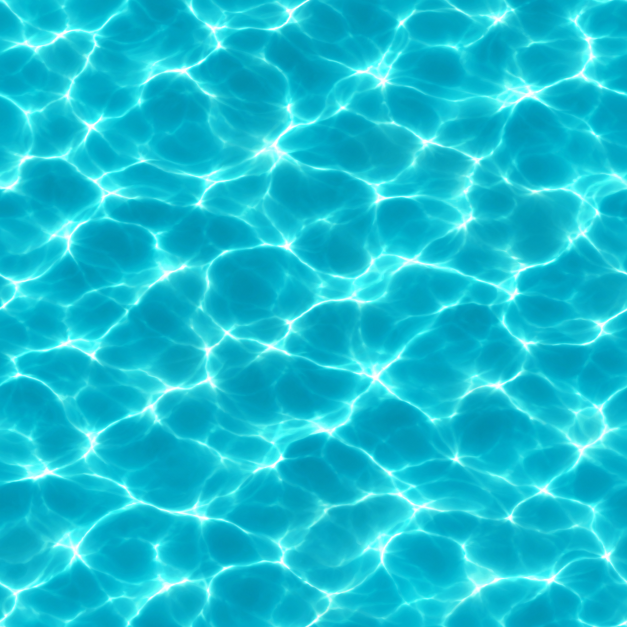
#> input picture art_sources/2_5d/raw/water/caustic_tile.png, 1254 x 1254 px (shown at 1/2 size)
$ python process_water_kit.py
#> lines starting #> are read from the running program, lines starting #| are printed output that depends on the picture
"""Process the painted water kit (ChatGPT, art_sources/2_5d/raw/water) into runtime assets.

Usage: python3 tools/process_water_kit.py
- lake_plate.png / shore_plate.png -> resources/art/2_5d/water/ (copied as is)
- caustic_tile.png -> seamless grayscale high-contrast tile (cross-blend, like make_detail_tile.py)
- ripples_sheet.png (2x2) and foam_sheet.png (3x2), drawn on pure black for additive blending ->
  RGBA sprites whose alpha is the brightness, cropped, in resources/art/2_5d/water/fx/
"""
import os
import shutil

import numpy as np
from PIL import Image

ROOT = os.path.dirname(os.path.dirname(os.path.abspath(__file__)))
RAW = os.path.join(ROOT, "art_sources", "2_5d", "raw", "water")
OUT = os.path.join(ROOT, "resources", "art", "2_5d", "water")
FX = os.path.join(OUT, "fx")
UW = os.path.join(OUT, "uw")
GR = os.path.join(OUT, "gr")
LG = os.path.join(OUT, "legend")
os.makedirs(LG, exist_ok=True)
os.makedirs(GR, exist_ok=True)
os.makedirs(FX, exist_ok=True)
os.makedirs(UW, exist_ok=True)

for n in ("lake_plate", "shore_plate", "gr_floor_plate", "gr_transition_plate"):
    shutil.copy(os.path.join(RAW, n + ".png"), os.path.join(OUT, n + ".png"))


def seamless(a):
    """Cross-blend a wrapped copy so the edges meet (a is HxW float)."""
    h, w = a.shape
#> h = 512; w = 512
    sx = np.roll(a, w // 2, axis=1)
    sy = np.roll(a, h // 2, axis=0)
    sxy = np.roll(sx, h // 2, axis=0)
    wx = np.minimum(np.arange(w), w - 1 - np.arange(w)) / (w / 2.0)
    wy = np.minimum(np.arange(h), h - 1 - np.arange(h)) / (h / 2.0)
    mx = np.clip(wx * 1.0, 0, 1)[None, :]
    my = np.clip(wy * 1.0, 0, 1)[:, None]
    top = a * mx + sx * (1 - mx)
    bot = sy * mx + sxy * (1 - mx)
    return top * my + bot * (1 - my)


c = Image.open(os.path.join(RAW, "caustic_tile.png")).convert("L").resize((512, 512), Image.LANCZOS)
a = np.asarray(c).astype(np.float32) / 255.0
a = seamless(a)
lo, hi = np.percentile(a, 20), np.percentile(a, 99.5)
#> lo = 0.478; hi = 0.858
a = np.clip((a - lo) / (hi - lo), 0, 1) ** 1.6   # keep the bright light lines, drop the flat water body
Image.fromarray((a * 255).astype(np.uint8), "L").save(os.path.join(OUT, "caustic_tile_painted.png"))


def cut_additive(sheet, cols, rows, names, gain=1.6, pad=6, outdir=None):
#> called with sheet = 'ripples_sheet.png', cols = 2, rows = 2, gain = 1.6, pad = 6
    outdir = outdir or FX
    im = Image.open(os.path.join(RAW, sheet)).convert("RGB")
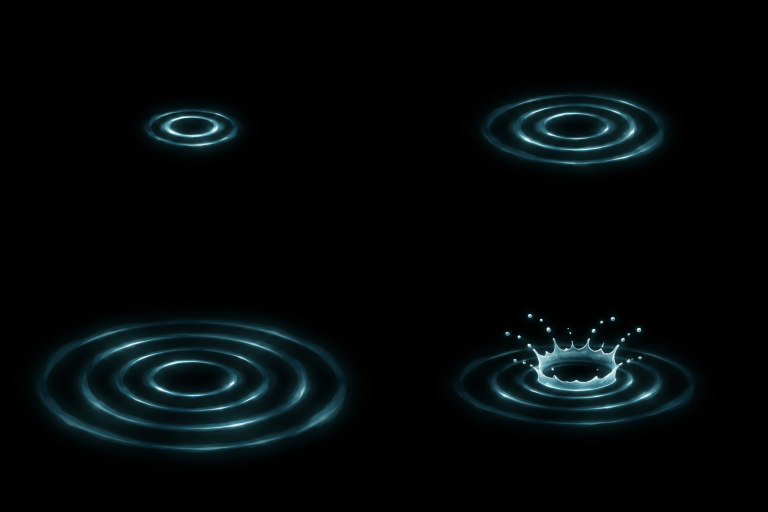
#> input picture art_sources/2_5d/raw/water/ripples_sheet.png, 1536 x 1024 px (shown at 1/2 size)
#> im is the input picture: PIL image 1536x1024 RGB; mean R, G, B 3.6, 8, 8.9
    arr = np.asarray(im).astype(np.float32) / 255.0
    h, w, _ = arr.shape
#> h = 1024; w = 1536
    for i, name in enumerate(names):
        cx, cy = i % cols, i // cols
        cell = arr[cy * h // rows:(cy + 1) * h // rows, cx * w // cols:(cx + 1) * w // cols]
        lum = cell.max(axis=2)
        alpha = np.clip(lum * gain, 0, 1)
        ys, xs = np.where(lum > 0.06)
        if len(xs) == 0:
            continue
        box = (max(xs.min() - pad, 0), max(ys.min() - pad, 0), min(xs.max() + pad + 1, cell.shape[1]), min(ys.max() + pad + 1, cell.shape[0]))
        # un-premultiply colour so additive blending with alpha gives the painted brightness
        rgb = cell / np.maximum(alpha[..., None], 0.05)
        rgb = np.clip(rgb, 0, 1)
        out = np.dstack([rgb, alpha])[box[1]:box[3], box[0]:box[2]]
        Image.fromarray((out * 255).astype(np.uint8), "RGBA").save(os.path.join(outdir, name + ".png"))
        print(name, out.shape[1], out.shape[0])
#> this loop made 4 passes
#> box on passes 1 to 4: (278, 206, 493, 314), (184, 177, 575, 349), (64, 117, 710, 411), (132, 106, 630, 355)


cut_additive("ripples_sheet.png", 2, 2, ["ripple_small", "ripple_medium", "ripple_large", "splash_ring"])
cut_additive("foam_sheet.png", 3, 2, ["wake_curve", "wake_v", "splash_crown", "bubbles", "foam_patch", "glints"])
#> call 2 of cut_additive, with sheet = 'foam_sheet.png', cols = 3, rows = 2, gain = 1.6, pad = 6
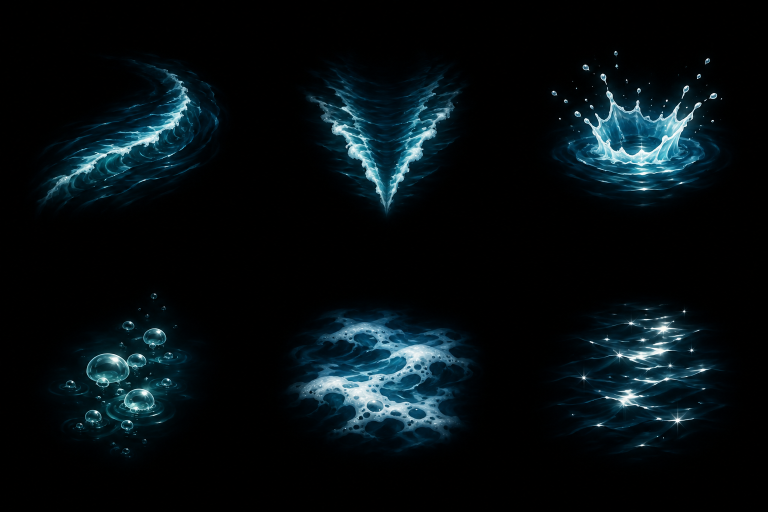
#> input picture art_sources/2_5d/raw/water/foam_sheet.png, 1536 x 1024 px (shown at 1/2 size)
#> in cut_additive, im is the input picture: PIL image 1536x1024 RGB; mean R, G, B 6.4, 15.1, 18.6
#> the loop in cut_additive (call 2), `for i, name in enumerate(names):` made 6 passes
#> box on passes 1 to 6: (68, 102, 453, 425), (90, 118, 426, 442), (71, 96, 437, 421), (90, 68, 405, 414), (52, 97, 450, 403), (73, 87, 435, 414)


# underwater kit (step 3): additive roots, light rays and glowing creatures on black; seabed plate -> seamless tile
cut_additive("uw_roots_sheet.png", 3, 2, ["uw_roots_violet_web", "uw_roots_cyan_web", "uw_root_loop", "uw_root_fan", "uw_spores", "uw_root_knot"], outdir=UW)
#> call 3 of cut_additive, with sheet = 'uw_roots_sheet.png', cols = 3, rows = 2, gain = 1.6, pad = 6, outdir = 'resources/art/2_5d/water/uw'
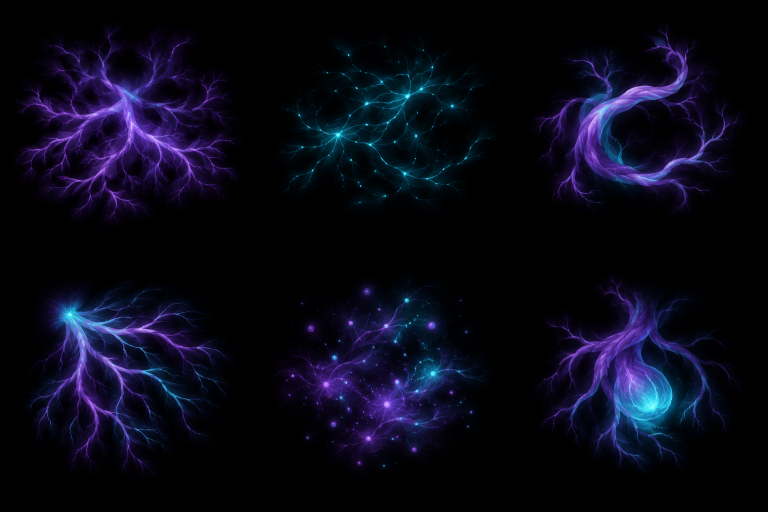
#> input picture art_sources/2_5d/raw/water/uw_roots_sheet.png, 1536 x 1024 px (shown at 1/2 size)
#> in cut_additive, im is the input picture: PIL image 1536x1024 RGB; mean R, G, B 9, 9, 23.3
#> the loop in cut_additive (call 3), `for i, name in enumerate(names):` made 6 passes
#> box on passes 1 to 6: (24, 42, 486, 456), (42, 68, 484, 425), (36, 42, 467, 431), (42, 46, 470, 444), (28, 40, 475, 435), (43, 33, 459, 441)
cut_additive("uw_rays_sheet.png", 3, 2, ["uw_ray_wide", "uw_ray_narrow", "uw_rays_three", "uw_light_patch", "uw_particles", "uw_ray_fan"], gain=1.3, outdir=UW)
#> call 4 of cut_additive, with sheet = 'uw_rays_sheet.png', cols = 3, rows = 2, gain = 1.3, pad = 6, outdir = 'resources/art/2_5d/water/uw'
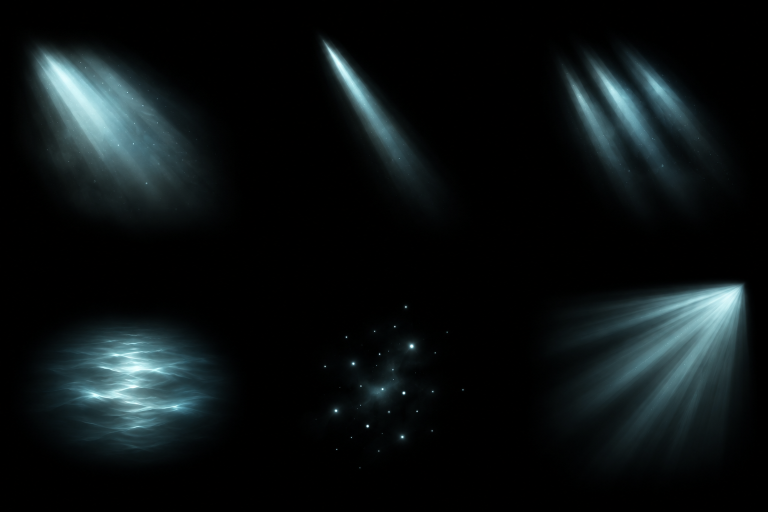
#> input picture art_sources/2_5d/raw/water/uw_rays_sheet.png, 1536 x 1024 px (shown at 1/2 size)
#> in cut_additive, im is the input picture: PIL image 1536x1024 RGB; mean R, G, B 12.4, 18.3, 19.5
#> the loop in cut_additive (call 4), `for i, name in enumerate(names):` made 6 passes
#> box on passes 1 to 6: (44, 76, 439, 449), (120, 64, 371, 421), (85, 83, 448, 427), (64, 119, 463, 419), (113, 91, 422, 431), (76, 44, 481, 423)
cut_additive("uw_jelly_sheet.png", 3, 2, ["uw_jelly_big", "uw_jelly_cyan", "uw_jelly_pink_pair", "uw_plankton", "uw_snail", "uw_spirit"], outdir=UW)
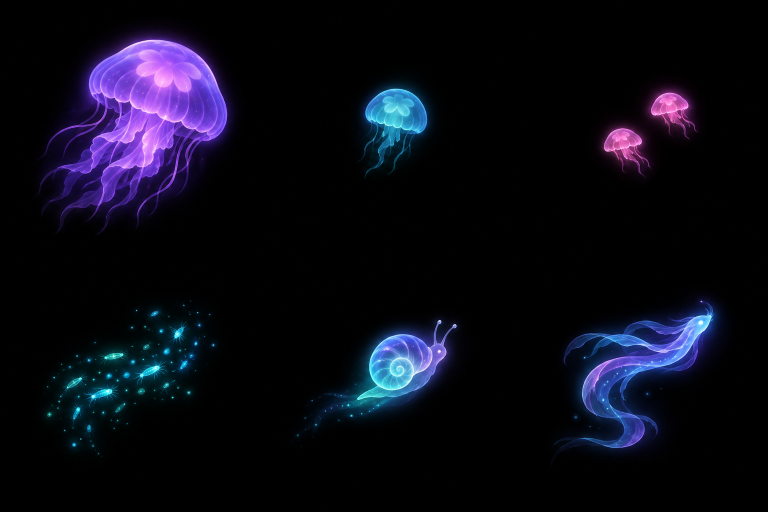
#> input picture art_sources/2_5d/raw/water/uw_jelly_sheet.png, 1536 x 1024 px (shown at 1/2 size)
#> in cut_additive, im is the input picture: PIL image 1536x1024 RGB; mean R, G, B 10.8, 10.7, 22.2
#> the loop in cut_additive (call 5), `for i, name in enumerate(names):` made 6 passes
#> box on passes 1 to 6: (67, 44, 480, 476), (196, 151, 365, 364), (165, 160, 380, 365), (82, 82, 441, 408), (64, 114, 415, 388), (73, 71, 437, 422)
#> pass 1, in cut_additive (call 5), `alpha = np.clip(lum * gain, 0, 1)`:
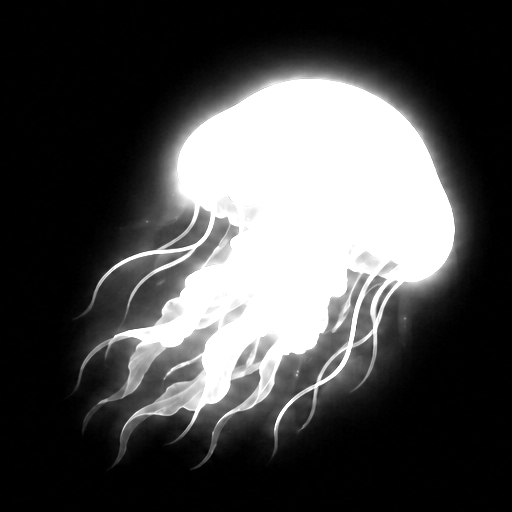
#> alpha: shape (512, 512) float32; min 0, max 1, mean 0.303
#> pass 1, in cut_additive (call 5), `rgb = cell / np.maximum(alpha[..., None], 0.05)`:
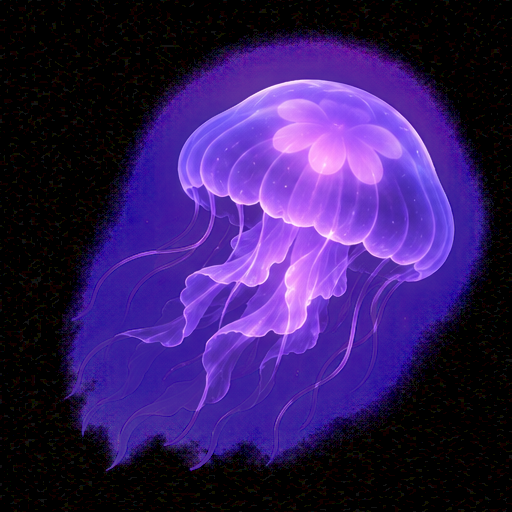
#> rgb: shape (512, 512, 3) float32; mean R, G, B 0.208, 0.112, 0.374

#> (the run stopped early here; a loop or call above may not have finished)
